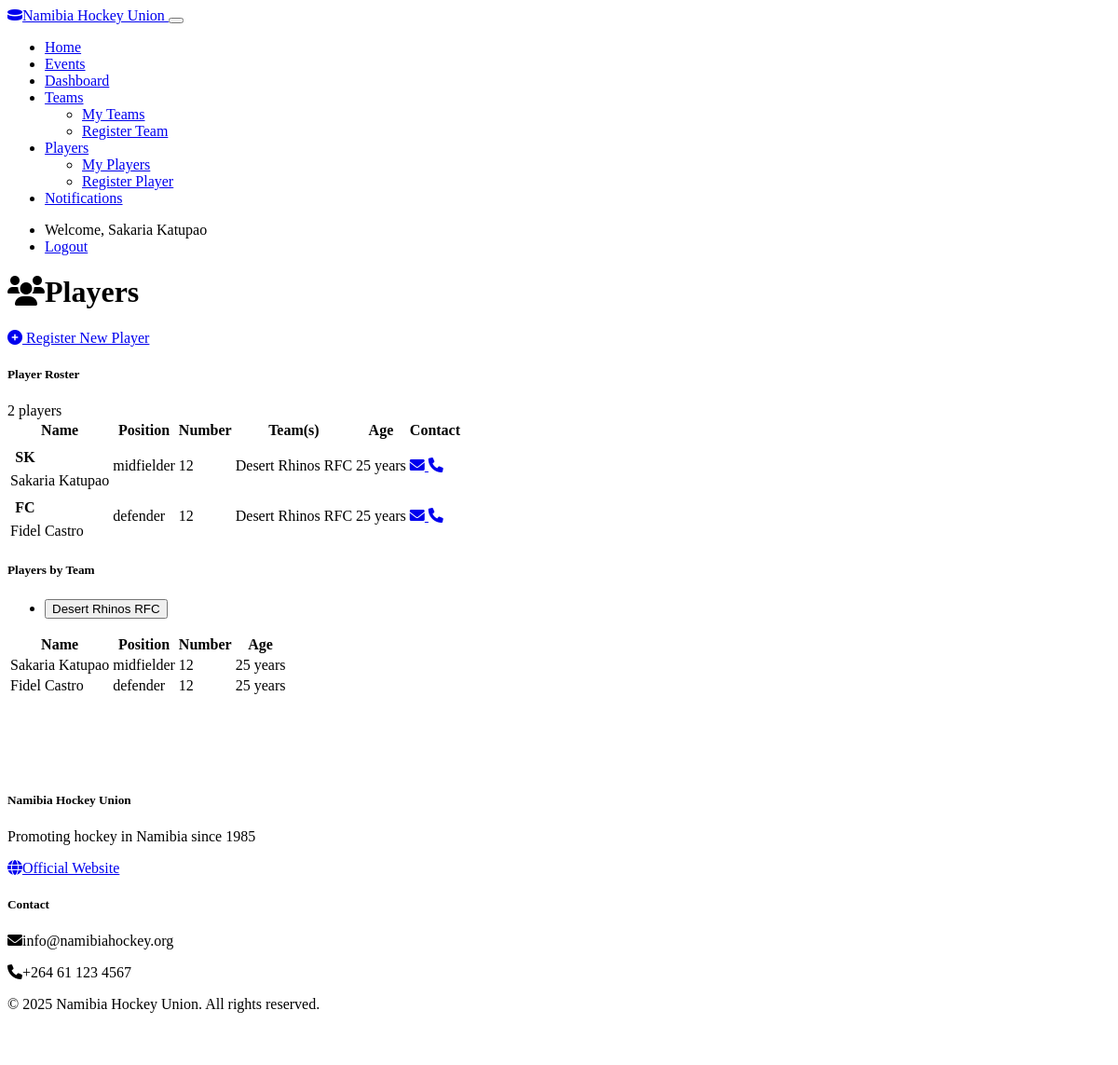
The page /players (signed in) on the database as committed earlier.
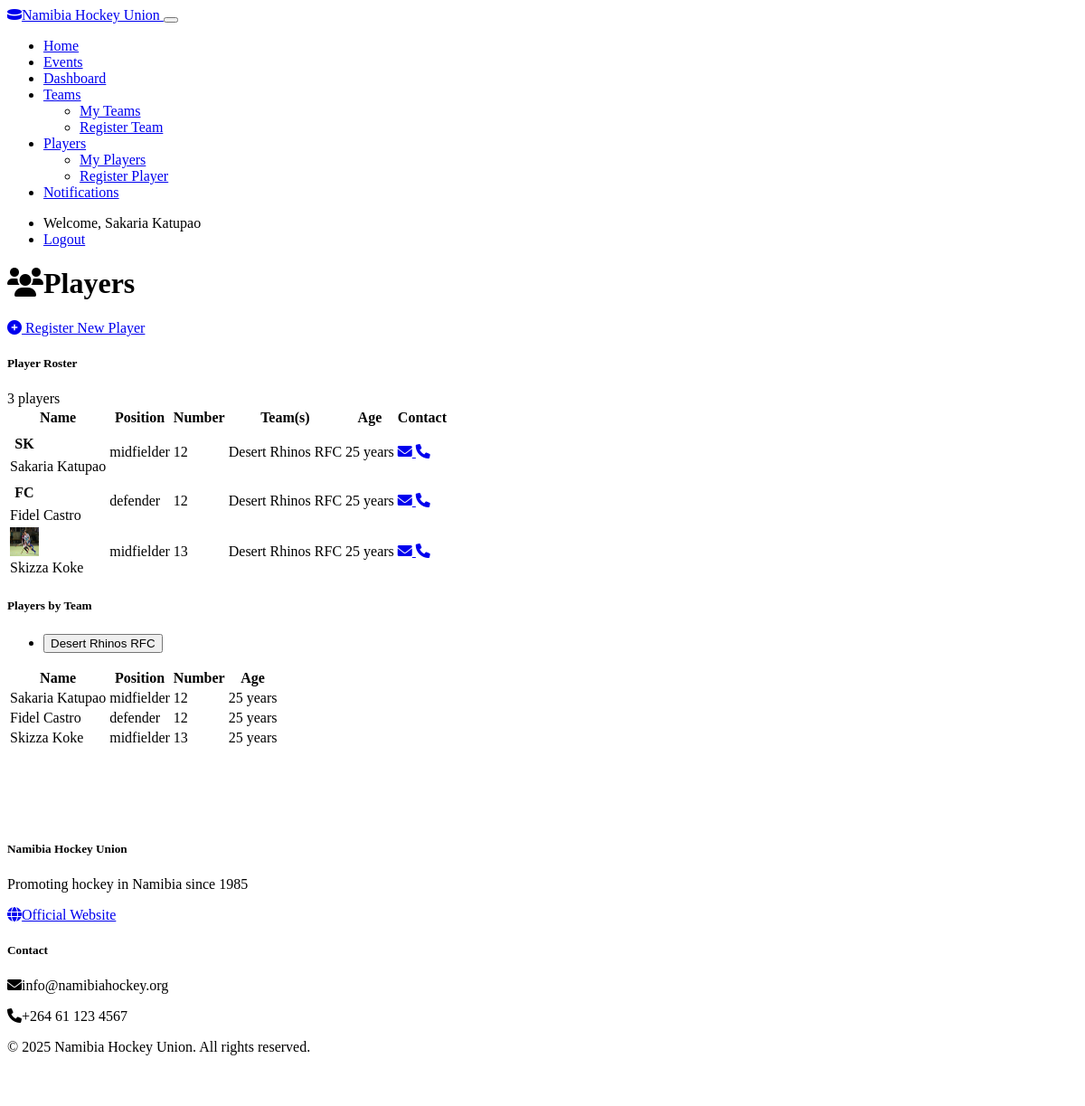
The same page on the database as committed later.
### models.py (models this page shows, shortened)
class User(UserMixin, db.Model):
    id = db.Column(db.Integer, primary_key=True)
    username = db.Column(db.String(64), unique=True, nullable=False)
    email = db.Column(db.String(120), unique=True, nullable=False)
    password_hash = db.Column(db.String(256), nullable=False)
    is_admin = db.Column(db.Boolean, default=False)
    teams = db.relationship('Team', backref='manager', lazy=True)

class Player(db.Model):
    id = db.Column(db.Integer, primary_key=True)
    first_name = db.Column(db.String(64), nullable=False)
    last_name = db.Column(db.String(64), nullable=False)
    date_of_birth = db.Column(db.Date, nullable=False)
    position = db.Column(db.String(64))
    jersey_number = db.Column(db.Integer)
    email = db.Column(db.String(120))
    phone = db.Column(db.String(20))
    photo_url = db.Column(db.String(256))
    created_at = db.Column(db.DateTime, default=datetime.utcnow)
    @property
    def full_name(self):
        return f"{self.first_name} {self.last_name}"

class Team(db.Model):
    id = db.Column(db.Integer, primary_key=True)
    name = db.Column(db.String(100), nullable=False)
    division = db.Column(db.String(50), nullable=False)
    founded_year = db.Column(db.Integer)
    manager_id = db.Column(db.Integer, db.ForeignKey('user.id'), nullable=False)
    logo_url = db.Column(db.String(256))
    created_at = db.Column(db.DateTime, default=datetime.utcnow)
    players = db.relationship('Player', secondary=player_team, lazy='subquery',
                            backref=db.backref('teams', lazy=True))
    events = db.relationship('Event', secondary=team_event, lazy='subquery',
                           backref=db.backref('teams', lazy=True))

### routes.py (the view)
@app.route('/players')
@login_required
def player_list():
    now = datetime.utcnow()
    managed_teams = Team.query.filter_by(manager_id=current_user.id).all()
    players = []
    for team in managed_teams:
        for player in team.players:
            if player not in players:
                players.append(player)
    return render_template('player_list.html', players=players, teams=managed_teams, now=now)

### models.py (called while the page is built)
@login_manager.user_loader
def load_user(user_id):
    return User.query.get(int(user_id))

### templates/player_list.html (shortened to what this page needs)
{% extends "base.html" %}
{% block content %}
<div class="row mb-4">
    <div class="col-md-8">
        <h1 class="mb-0"><i class="fas fa-users me-2"></i>Players</h1>
    </div>
    <div class="col-md-4 text-md-end">
        <a href="{{ url_for('register_player') }}" class="btn btn-primary">
            <i class="fas fa-plus-circle me-1"></i> Register New Player
        </a>
    </div>
</div>
{% if players %}
<div class="card mb-4">
    <div class="card-header bg-dark text-white">
        <div class="row align-items-center">
            <div class="col">
                <h5 class="mb-0">Player Roster</h5>
            </div>
            <div class="col-auto">
                <span class="badge bg-primary">{{ players|length }} players</span>
            </div>
        </div>
    </div>
    <div class="card-body p-0">
        <div class="table-responsive">
            <table class="table table-hover mb-0">
                <thead>
                    <tr>
                        <th>Name</th>
                        <th>Position</th>
                        <th>Number</th>
                        <th>Team(s)</th>
                        <th>Age</th>
                        <th>Contact</th>
                    </tr>
                </thead>
                <tbody>
                    {% for player in players %}
                    <tr>
                        <td>
                            <div class="d-flex align-items-center">
                                {% if player.photo_url %}
                                <div class="me-2">
                                    <img src="{{ player.photo_url }}" alt="{{ player.full_name }}" width="32" height="32" class="rounded-circle">
                                </div>
                                {% else %}
                                <div class="me-2">
                                    <span class="avatar-placeholder rounded-circle bg-secondary text-white d-inline-flex align-items-center justify-content-center" style="width: 32px; height: 32px;">
                                        {{ player.first_name[0] }}{{ player.last_name[0] }}
                                    </span>
                                </div>
                                {% endif %}
                                {{ player.full_name }}
                            </div>
                        </td>
                        <td>{{ player.position }}</td>
                        <td>{{ player.jersey_number if player.jersey_number else '-' }}</td>
                        <td>
                            {% for team in player.teams %}
                            <span class="badge bg-secondary me-1">{{ team.name }}</span>
                            {% endfor %}
                        </td>
                        <td>
                            {% set age = ((now.date() - player.date_of_birth).days / 365.25)|int %}
                            {{ age }} years
                        </td>
                        <td>
                            {% if player.email %}
                            <a href="mailto:{{ player.email }}" class="me-2">
                                <i class="fas fa-envelope"></i>
                            </a>
                            {% endif %}
                            {% if player.phone %}
                            <a href="tel:{{ player.phone }}">
                                <i class="fas fa-phone"></i>
                            </a>
                            {% endif %}
                        </td>
                    </tr>
                    {% endfor %}
                </tbody>
            </table>
        </div>
    </div>
</div>
{% if teams %}
<div class="card">
    <div class="card-header bg-dark text-white">
        <h5 class="mb-0">Players by Team</h5>
    </div>
    <div class="card-body">
        <ul class="nav nav-tabs" id="teamTabs" role="tablist">
            {% for team in teams %}
            <li class="nav-item" role="presentation">
                <button class="nav-link {% if loop.first %}active{% endif %}"
                        id="team-{{ team.id }}-tab"
                        data-bs-toggle="tab"
                        data-bs-target="#team-{{ team.id }}"
                        type="button"
                        role="tab"
                        aria-controls="team-{{ team.id }}"
                        aria-selected="{% if loop.first %}true{% else %}false{% endif %}">
                    {{ team.name }}
                </button>
            </li>
            {% endfor %}
        </ul>
        <div class="tab-content p-3" id="teamTabsContent">
            {% for team in teams %}
            <div class="tab-pane fade {% if loop.first %}show active{% endif %}"
                 id="team-{{ team.id }}"
                 role="tabpanel"
                 aria-labelledby="team-{{ team.id }}-tab">
                {% if team.players %}
                <div class="table-responsive">
                    <table class="table table-sm">
                        <thead>
                            <tr>
                                <th>Name</th>
                                <th>Position</th>
                                <th>Number</th>
                                <th>Age</th>
                            </tr>
                        </thead>
                        <tbody>
                            {% for player in team.players %}
                            <tr>
                                <td>{{ player.full_name }}</td>
                                <td>{{ player.position }}</td>
                                <td>{{ player.jersey_number if player.jersey_number else '-' }}</td>
                                <td>
                                    {% set age = ((now.date() - player.date_of_birth).days / 365.25)|int %}
                                    {{ age }} years
                                </td>
                            </tr>
                            {% endfor %}
                        </tbody>
                    </table>
                </div>
                {% else %}
                <div class="alert alert-info">
                    No players registered for this team yet.
                </div>
                {% endif %}
            </div>
            {% endfor %}
        </div>
    </div>
</div>
{% endif %}
{% endif %}
{% endblock %}

### templates/base.html (shortened to what this page needs)
<!DOCTYPE html>
<html lang="en" data-bs-theme="dark">
<head>
    <link rel="stylesheet" href="https://cdn.replit.com/agent/bootstrap-agent-dark-theme.min.css">
    <link rel="stylesheet" href="https://cdnjs.cloudflare.com/ajax/libs/font-awesome/6.0.0-beta3/css/all.min.css">
    <link rel="stylesheet" href="{{ url_for('static', filename='css/custom.css') }}">
</head>
<body>
    <header>
        <nav class="navbar navbar-expand-lg navbar-dark bg-dark">
            <div class="container">
                <a class="navbar-brand" href="{{ url_for('index') }}">
                    <i class="fas fa-hockey-puck me-2"></i>Namibia Hockey Union
                </a>
                <button class="navbar-toggler" type="button" data-bs-toggle="collapse" data-bs-target="#navbarNav"
                        aria-controls="navbarNav" aria-expanded="false" aria-label="Toggle navigation">
                </button>
                <div class="collapse navbar-collapse" id="navbarNav">
                    <ul class="navbar-nav me-auto">
                        <li class="nav-item">
                            <a class="nav-link" href="{{ url_for('index') }}">Home</a>
                        </li>
                        <li class="nav-item">
                            <a class="nav-link" href="{{ url_for('event_list') }}">Events</a>
                        </li>
                        {% if current_user.is_authenticated %}
                        <li class="nav-item">
                            <a class="nav-link" href="{{ url_for('dashboard') }}">Dashboard</a>
                        </li>
                        <li class="nav-item dropdown">
                            <a class="nav-link dropdown-toggle" href="#" id="teamDropdown" role="button"
                               data-bs-toggle="dropdown" aria-expanded="false">
                                Teams
                            </a>
                            <ul class="dropdown-menu" aria-labelledby="teamDropdown">
                                <li><a class="dropdown-item" href="{{ url_for('team_list') }}">My Teams</a></li>
                                <li><a class="dropdown-item" href="{{ url_for('register_team') }}">Register Team</a></li>
                            </ul>
                        </li>
                        <li class="nav-item dropdown">
                            <a class="nav-link dropdown-toggle" href="#" id="playerDropdown" role="button"
                               data-bs-toggle="dropdown" aria-expanded="false">
                                Players
                            </a>
                            <ul class="dropdown-menu" aria-labelledby="playerDropdown">
                                <li><a class="dropdown-item" href="{{ url_for('player_list') }}">My Players</a></li>
                                <li><a class="dropdown-item" href="{{ url_for('register_player') }}">Register Player</a></li>
                            </ul>
                        </li>
                        <li class="nav-item">
                            <a class="nav-link" href="{{ url_for('notifications') }}">Notifications</a>
                        </li>
                        {% endif %}
                    </ul>
                    <ul class="navbar-nav">
                        {% if current_user.is_authenticated %}
                        <li class="nav-item">
                            <span class="nav-link">Welcome, {{ current_user.username }}</span>
                        </li>
                        <li class="nav-item">
                            <a class="nav-link" href="{{ url_for('logout') }}">Logout</a>
                        </li>
                        {% endif %}
                    </ul>
                </div>
            </div>
        </nav>
    </header>
    <main class="container py-4">
        {% block content %}{% endblock %}
    </main>
    <footer class="bg-dark text-light py-4 mt-5">
        <div class="container">
            <div class="row">
                <div class="col-md-6">
                    <h5>Namibia Hockey Union</h5>
                    <p>Promoting hockey in Namibia since 1985</p>
                    <p>
                        <a href="https://namibiahockey.org" class="text-light" target="_blank">
                            <i class="fas fa-globe me-2"></i>Official Website
                        </a>
                    </p>
                </div>
                <div class="col-md-6 text-md-end">
                    <h5>Contact</h5>
                    <p><i class="fas fa-envelope me-2"></i>info@namibiahockey.org</p>
                    <p><i class="fas fa-phone me-2"></i>+264 61 123 4567</p>
                </div>
            </div>
            <div class="row mt-3">
                <div class="col-12 text-center">
                    <p class="mb-0">&copy; {{ now.year }} Namibia Hockey Union. All rights reserved.</p>
                </div>
            </div>
        </div>
    </footer>
</body>
</html>

### static/css/custom.css (style rules this page uses)
.avatar-placeholder { display: inline-flex; align-items: center; justify-content: center; font-weight: bold; }
footer { margin-top: 3rem; padding-top: 2rem; padding-bottom: 2rem; border-top: 1px solid rgba(255, 255, 255, 0.1); }

Rows that differ between the two databases and show on the page:
added Player: photo_url (picture), full_name "Skizza Koke", position "midfielder", jersey_number "13", age "25", Team (name "Desert Rhinos RFC")
Other text that changed with them:
{{ players|length }}: "2" → "3"
